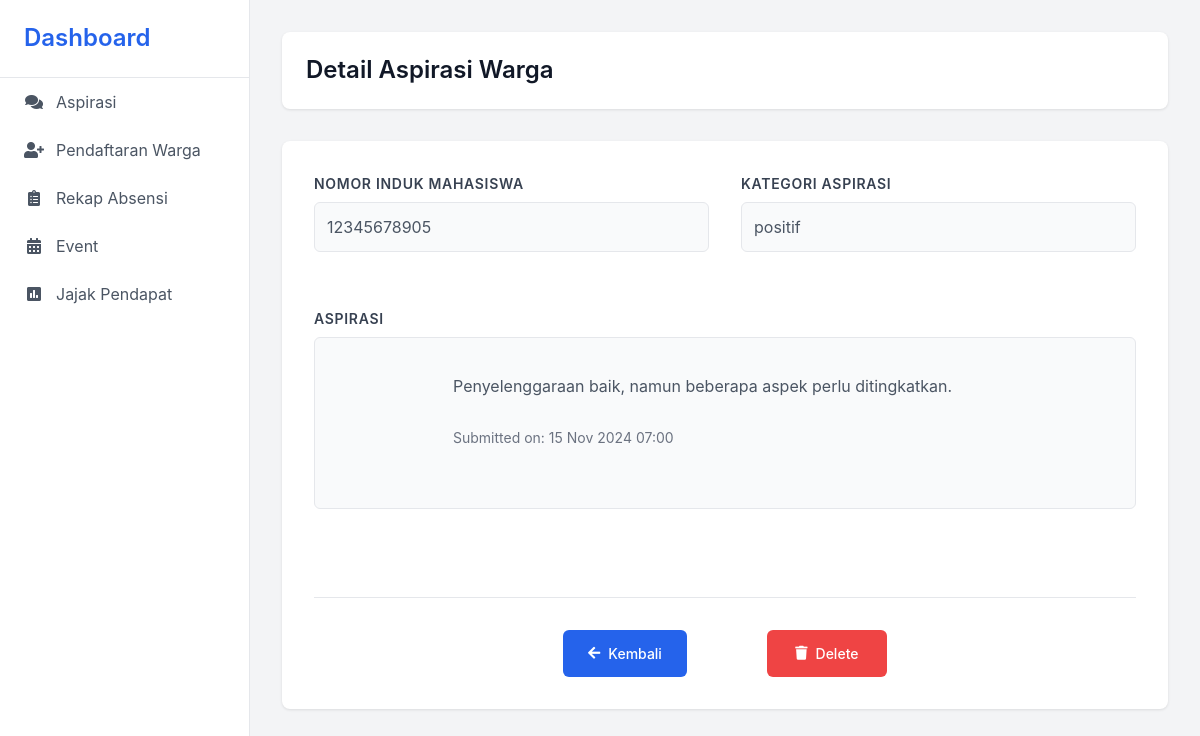
The app's page /app/ketua/RekapForm/detail_aspirasi.php?id=5 with its own data.
### tables this page shows
CREATE TABLE `formulir_kepuasan` (
  `id_formulir` int(11) NOT NULL,
  `nim` varchar(12) DEFAULT NULL,
  `pesan` text DEFAULT NULL,
  `created_at` timestamp NOT NULL DEFAULT current_timestamp() ON UPDATE current_timestamp(),
  `kategori` varchar(255) DEFAULT NULL
);

### app/ketua/RekapForm/detail_aspirasi.php (the view, shortened to what this page needs)
<!DOCTYPE html>
<html lang="en">
<head>
    <link href="https://stackpath.bootstrapcdn.com/bootstrap/4.5.2/css/bootstrap.min.css" rel="stylesheet">
    <link href="https://cdnjs.cloudflare.com/ajax/libs/font-awesome/5.15.4/css/all.min.css" rel="stylesheet">
</head>
<body>
    <div class="sidebar">
        <div class="sidebar-header">
            <h4>Dashboard</h4>
        </div>
        <a href="aspirasi.php" class="nav-item active">
            <i class="fas fa-comments"></i>
            Aspirasi
        </a>
        <a href="#" class="nav-item">
            <i class="fas fa-user-plus"></i>
            Pendaftaran Warga
        </a>
        <a href="#" class="nav-item">
            <i class="fas fa-clipboard-list"></i>
            Rekap Absensi
        </a>
        <a href="#" class="nav-item">
            <i class="fas fa-calendar-alt"></i>
            Event
        </a>
        <a href="puas-kegiatan.php" class="nav-item">
            <i class="fas fa-poll"></i>
            Jajak Pendapat
        </a>
    </div>
    <div class="main-content">
        <?php
        $conn = new mysqli("localhost", "root", "", "asrama");
        $id = isset($_GET['id']) ? (int)$_GET['id'] : 0;
        $stmt = $conn->prepare("SELECT fk.*, w.nama, w.prodi
                               FROM formulir_kepuasan fk
                               LEFT JOIN warga w ON fk.nim = w.nim
                               WHERE fk.id_formulir = ?");
        $stmt->bind_param("i", $id);
        $stmt->execute();
        $result = $stmt->get_result();
        if ($aspirasi = $result->fetch_assoc()) {
        ?>
            <div class="page-header">
                <h1 class="page-title">Detail Aspirasi Warga</h1>
            </div>
            <div class="detail-card">
                <div class="detail-content">
                    <div class="detail-group">
                        <div class="detail-label">Nomor Induk Mahasiswa</div>
                        <div class="detail-value"><?php echo htmlspecialchars($aspirasi['nim']); ?></div>
                    </div>
                    <div class="detail-group">
                        <div class="detail-label">Kategori Aspirasi</div>
                        <div class="detail-value"><?php echo htmlspecialchars($aspirasi['kategori']); ?></div>
                    </div>
                    <div class="detail-group detail-aspirasi">
                        <div class="detail-label">Aspirasi</div>
                        <div class="detail-value">
                            <?php echo nl2br(htmlspecialchars($aspirasi['pesan'])); ?>
                            <div class="created-at">
                                Submitted on: <?php echo date('d M Y H:i', strtotime($aspirasi['created_at'])); ?>
                            </div>
                        </div>
                    </div>
                    <div class="detail-actions">
                        <a href="aspirasi.php" class="btn btn-action btn-back">
                            <i class="fas fa-arrow-left"></i>
                            Kembali
                        </a>
                        <a href="delete.php?id=<?php echo $id; ?>" class="btn btn-action btn-delete" onclick="return confirm('Are you sure you want to delete this aspirasi?')">
                            <i class="fas fa-trash"></i>
                            Delete
                        </a>
                    </div>
                </div>
            </div>
        <?php
        } else {
            echo '<div class="alert alert-danger">Aspirasi not found.</div>';
        }
        ?>
    </div>
</body>
</html>

### app/ketua/RekapForm/detail_aspirasi.php (style rules this page uses)
:root { --primary-color: #2563eb; --sidebar-width: 250px; --header-height: 60px; }
body { font-family: 'Inter', sans-serif; background-color: #f3f4f6; margin: 0; padding: 0; }
.sidebar { height: 100vh; width: var(--sidebar-width); background: white; position: fixed; left: 0; top: 0; border-right: 1px solid #e5e7eb; z-index: 1000; }
.sidebar-header { padding: 1.5rem; border-bottom: 1px solid #e5e7eb; }
.sidebar-header h4 { color: var(--primary-color); font-weight: 600; margin: 0; }
.nav-item { padding: 0.75rem 1.5rem; color: #4b5563; display: flex; align-items: center; text-decoration: none; transition: all 0.3s ease; }
.nav-item i { margin-right: 0.75rem; width: 20px; text-align: center; }
.main-content { margin-left: var(--sidebar-width); padding: 2rem; }
.page-header { background: white; padding: 1.5rem; border-radius: 0.5rem; box-shadow: 0 1px 3px rgba(0, 0, 0, 0.1); margin-bottom: 2rem; }
.page-title { font-size: 1.5rem; color: #111827; font-weight: 600; margin: 0; }
.detail-actions { display: flex; justify-content: center; gap: 5rem; margin-top: 2rem; padding-top: 2rem; border-top: 1px solid #e5e7eb; grid-column: span 2; }
.detail-card { background: white; border-radius: 0.5rem; box-shadow: 0 1px 3px rgba(0, 0, 0, 0.1); padding: 2rem; }
.btn-action { padding: 0.75rem 1.5rem; border-radius: 0.375rem; font-weight: 500; font-size: 0.875rem; display: flex; align-items: center; gap: 0.5rem; min-width: 120px; justify-content: center; }
.btn-back { background-color: var(--primary-color); color: white; }
.btn-delete { background-color: #ef4444; color: white; }
.detail-content { display: grid; grid-template-columns: repeat(2, 1fr); gap: 2rem; }
.detail-group { margin-bottom: 1.5rem; }
.detail-label { font-weight: 600; color: #374151; margin-bottom: 0.5rem; font-size: 0.875rem; text-transform: uppercase; letter-spacing: 0.05em; }
.detail-value { color: #4b5563; font-size: 1rem; line-height: 1.5; padding: 0.75rem; background-color: #f9fafb; border-radius: 0.375rem; border: 1px solid #e5e7eb; }
.detail-aspirasi { grid-column: span 2; }
.detail-aspirasi .detail-value { min-height: 150px; white-space: pre-wrap; }
.created-at { color: #6b7280; font-size: 0.875rem; margin-top: 0.5rem; }

### records on screen
formulir_kepuasan: nim "12345678905", kategori "positif", pesan "Penyelenggaraan baik, namun beberapa aspek perlu ditingkatkan.", created_at "15 Nov 2024 07:00"
